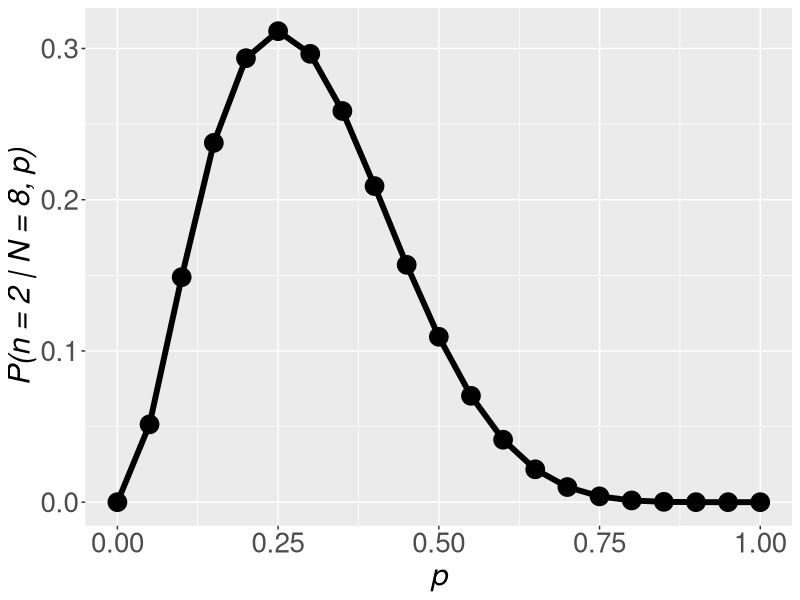
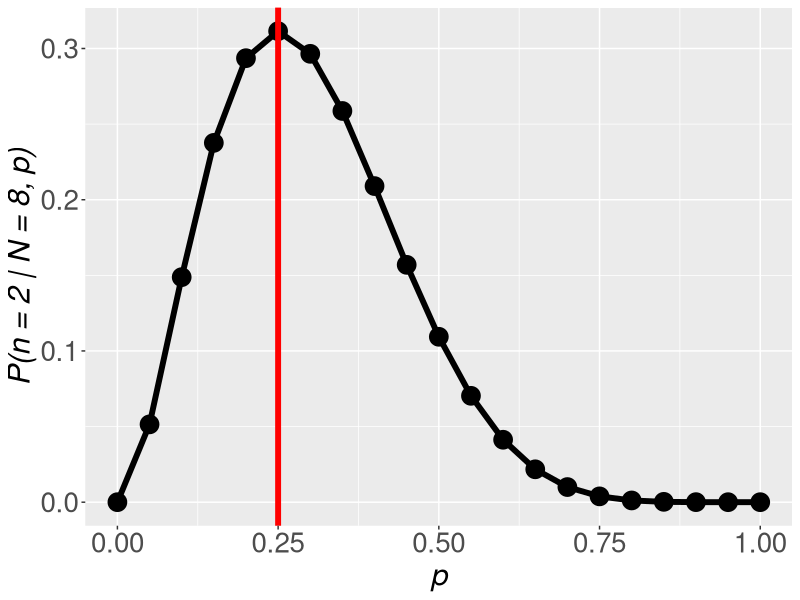
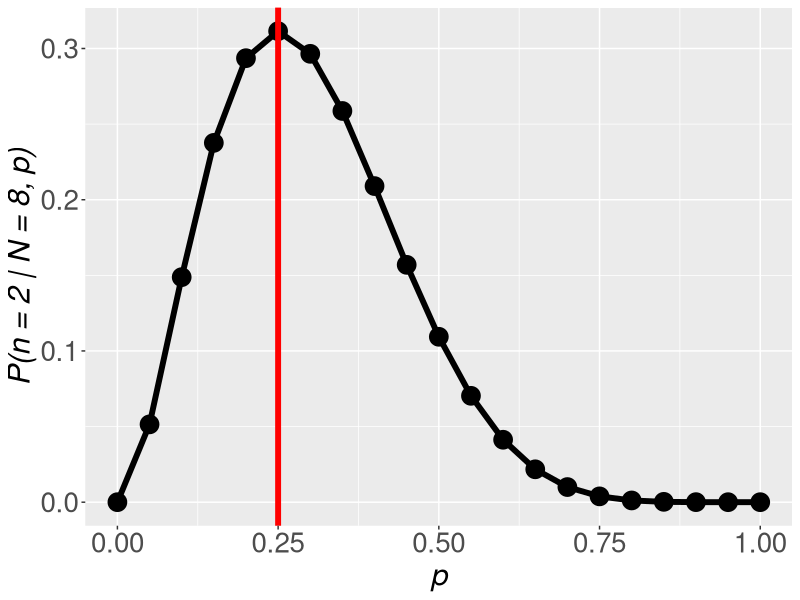
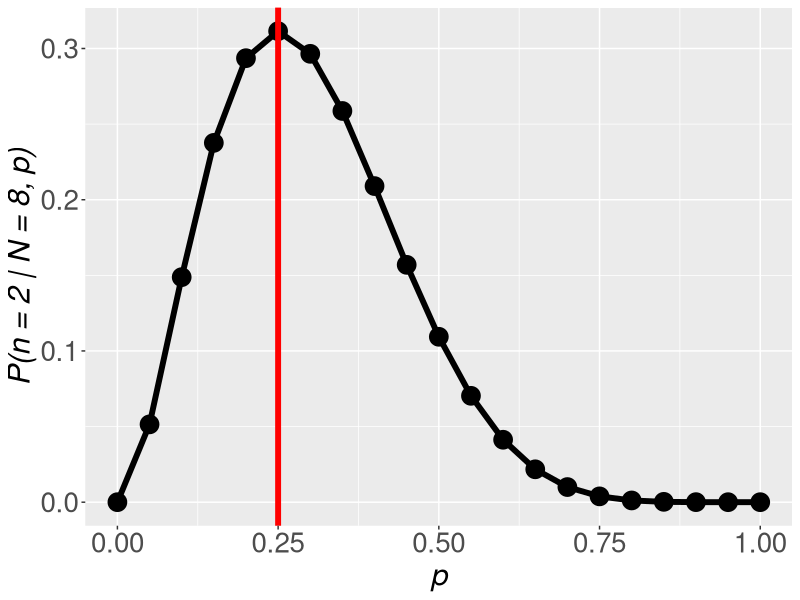
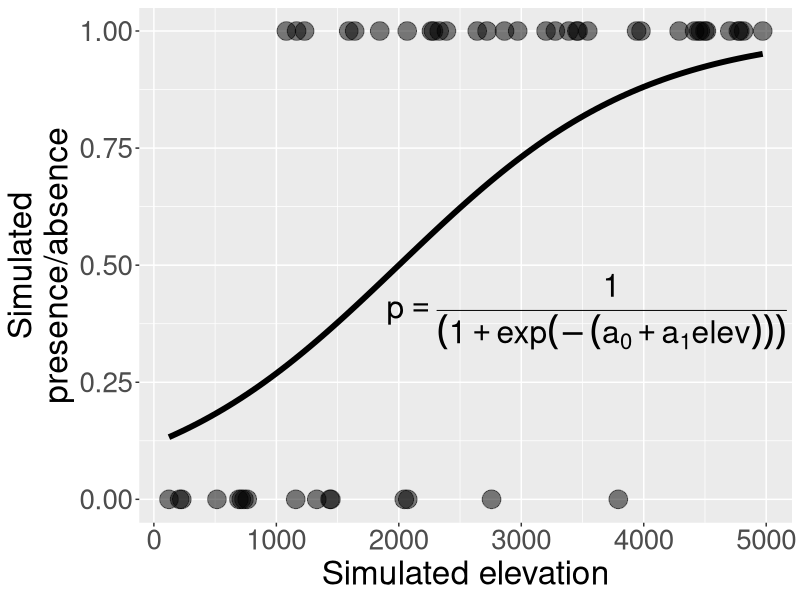
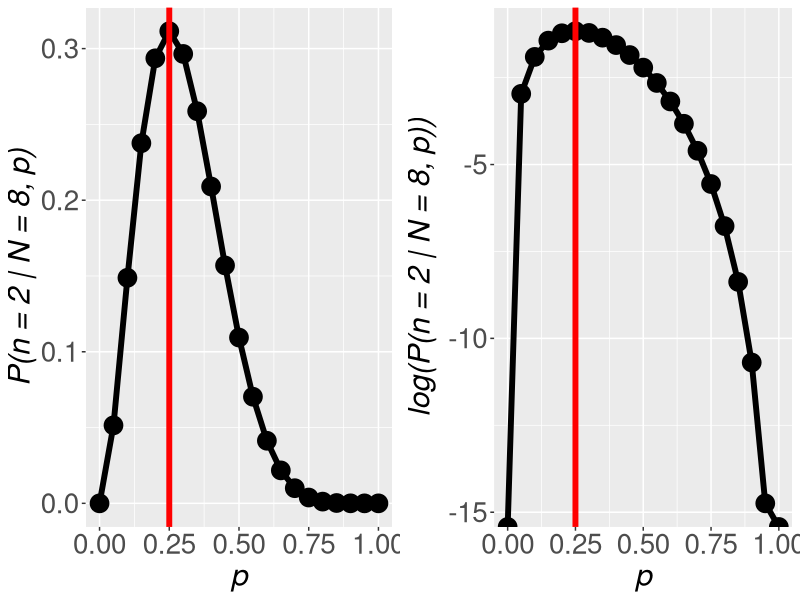
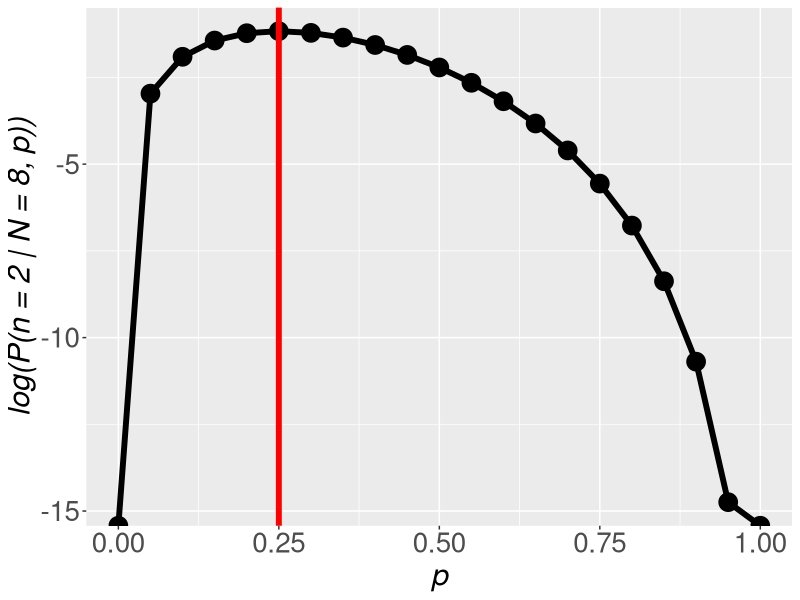

The R script that drew these images, in order:
## ---- chunk 1
#| label: setup
#| echo: false
#| message: false
#| warning: false


library(ggplot2)
library(knitr)
library(cowplot)

opts_chunk$set(echo = TRUE)
## ---- chunk 2
kahuli <- c(0, 0, 1, 0, 1, 0, 0, 0)
kahuli
## ---- chunk 3
kahuli
## ---- chunk 4
p <- 0.9
dbinom(2, size = 8, prob = p)
## ---- chunk 5
kahuli
## ---- chunk 6
pp <- seq(0, 1, by = 0.05)

l <- dbinom(2, size = 8, prob = pp)
l
## ---- chunk 7
#| echo: false
#| fig-width: 8
#| fig-height: 4
#| fig-align: center

lik_fun <- data.frame(pp, l)

gp_lik <- ggplot(lik_fun, aes(pp, l)) +
    geom_point(size = 6) +
    geom_line(linewidth = 2) +
    xlab("p") +
    ylab("P(n = 2 | N = 8, p)") +
    theme(axis.text = element_text(size = 20), 
          axis.title = element_text(size = 22, face = "italic"))

gp_lik
## ---- chunk 8
#| echo: false
#| fig-width: 8
#| fig-height: 4
#| fig-align: center


gp_lik +
    geom_vline(xintercept = 0.25, color = "red", linewidth = 2)


## ---- chunk 9
#| echo: false
#| fig-width: 8
#| fig-height: 4
#| fig-align: center


gp_lik +
    geom_vline(xintercept = 0.25, color = "red", linewidth = 2)


## ---- chunk 10
#| echo: false
#| fig-width: 8
#| fig-height: 4
#| fig-align: center


gp_lik +
    geom_vline(xintercept = 0.25, color = "red", linewidth = 2)


## ---- chunk 11
set.seed(123)
nobs <- 50
elev <- runif(nobs, 0, 5000)
p <- 1 / (1 + exp(-(-2 + 0.001 * elev)))
y <- rbinom(nobs, size = 1, prob = p)
dat <- data.frame(elev, y)
## ---- chunk 12
#| echo: false
#| fig-width: 8
#| fig-height: 4
#| fig-align: center

gp_pa <- ggplot(dat, aes(elev, y)) +
    geom_point(size = 6, alpha = 0.5) +
    xlab("Simulated elevation") + 
    ylab("Simulated\npresence/absence") +
    theme(axis.text = element_text(size = 20), 
          axis.title = element_text(size = 24))

gp_pa + 
    geom_function(fun = \(x) 1 / (1 + exp(-(-2 + 0.001 * x))), 
                  linewidth = 2) +
    annotate(geom = "text", x = 1900, y = 0.4, 
             label = expression(p == frac(1 , (1 + exp(-(a[0] + a[1] * elev))))), 
             hjust = "left", size = 8)
## ---- chunk 13
try_a0 <- -1 # close-ish to the truth
try_a1 <- 0.1
l <- dbinom(y, size = 1, 
            prob = 1 / (1 + exp(-(try_a0 + try_a1 * elev)))) |> 
    prod()
## ---- chunk 14
l
## ---- chunk 15
#| echo: false
#| fig-width: 10
#| fig-height: 4
#| fig-align: center

gp_loglik <- ggplot(lik_fun, aes(pp, log(l))) +
    geom_point(size = 6) +
    geom_line(linewidth = 2) +
    xlab("p") +
    ylab("log(P(n = 2 | N = 8, p))") +
    theme(axis.text = element_text(size = 20), 
          axis.title = element_text(size = 22, face = "italic")) +
    geom_vline(xintercept = 0.25, color = "red", linewidth = 2)

gp_lik <- gp_lik +
    geom_vline(xintercept = 0.25, color = "red", linewidth = 2)

plot_grid(gp_lik, gp_loglik)

## ---- chunk 16
#| echo: false
#| fig-width: 8
#| fig-height: 4
#| fig-align: center

gp_loglik
